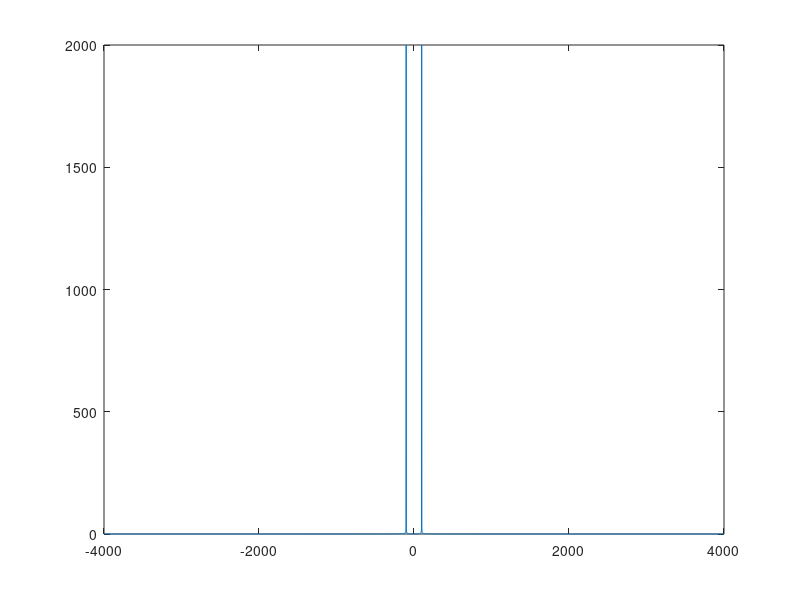

Write the MATLAB code that produced this figure.
clc;
clear;

fs=8000;
Ts=1/fs;
t=0:Ts:0.5;
n=0:length(t)-1;
x=sin(2*pi*100*t);
y=fft(x);
T=(-length(t)/2:(length(t)/2)-1)*fs/length(t);
plot(T,fftshift(abs(y)))
